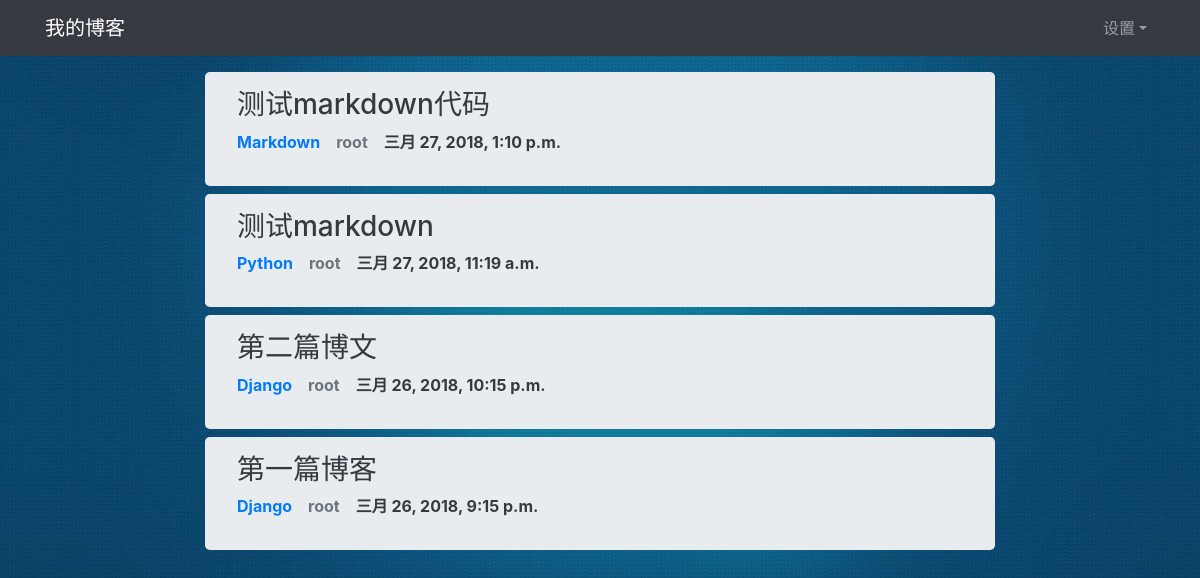
The page / on the database its author committed.
### blog/models.py (models this page shows, shortened)
class Article(models.Model):
    title = models.CharField(max_length=100)
    body = models.TextField()
    category = models.ForeignKey(Category, on_delete=models.CASCADE)
    created_time = models.DateTimeField(auto_now_add=True)
    modified_time = models.DateTimeField(auto_now=True)
    author = models.ForeignKey(User, on_delete=models.CASCADE)
    tags = models.ManyToManyField(Tag)

class Category(models.Model):
    name = models.CharField(max_length=100)
    def __str__(self):
        return self.name

### blog/views.py (the view)
# urls.py: path('', views.index, name="index"),
def index(request):
    articles = Article.objects.all().order_by('-created_time')
    context = {'articles': articles}
    return render(request, 'blog/index.html', context)

### blog/templates/blog/index.html
{% extends 'blog/base.html' %}
{% load i18n %}
{% load static %}
{% block extracss %}
        <link rel="stylesheet" href="{% static 'css/index.css' %}">
{% endblock extracss %}
{% block content %}
<div class="row">
    <div class="col-md-2">
    </div>
    <div class="col-md-8">
        {% for article in articles %}
            <div class="jumbotron jumbotron-articles">
                <h3><a href="{% url 'blog:article_details' article.id %}" class="a-text a-hover">{{ article.title }}</a></h3>
                <dl class="list-articles">
                    <dt><a class="a-hover" href="#">{{ article.category }}</a></dt>
                    <dt><a class="text-secondary a-hover" href="#">{{ article.author }}</a></dt>
                    <dt><a href="#" class="text-dark a-hover">{{ article.created_time }}</a></dt>
                </dl>
            </div>
        {% endfor %}
    </div>
</div>
{% endblock content %}

### blog/static/css/index.css (style rules this page uses)
html,body { min-height: 100%; width: 100% height: 100%; margin: 0; padding: 0; }
body { background: url("../img/bg-1.jpg") no-repeat; background-size: 100% 100%; margin-bottom: 35px; background-attachment: scroll; overflow-x: hidden; }
.a-text { color: #343a40; }
.jumbotron-articles { margin: 0.5rem 0; padding: 1rem 2rem; }
.list-articles { display: flex; }
.list-articles dt { margin-right: 1rem; }

### rows shown on the page
Article: title "测试markdown代码", category "Markdown", author "root", created_time "三月 27, 2018, 1:10 p.m."
Article: title "测试markdown", category "Python", author "root", created_time "三月 27, 2018, 11:19 a.m."
Article: title "第二篇博文", category "Django", author "root", created_time "三月 26, 2018, 10:15 p.m."
Article: title "第一篇博客", category "Django", author "root", created_time "三月 26, 2018, 9:15 p.m."
